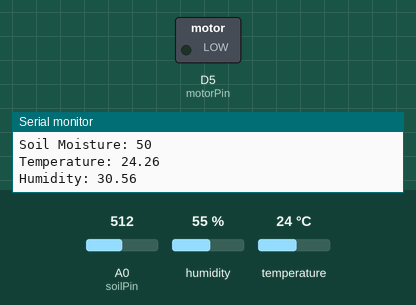
Recording of a sketch running on a simulated ESP8266 (NodeMCU). Shown: switched loads named in the sketch (green lamp = pin HIGH), the last lines printed to the serial monitor. The inputs (shaded band) are chosen by the test bench; at power-on: A0 (soilPin) = 512, humidity 55 %, temperature 24 °C. WiFi joins after 1.5 s; servers stay silent unless stated.

Above: at 6.7 s.
6.8 s: A0 (soilPin) set to 545
20.8 s: A0 (soilPin) set to 576
32.2 s: A0 (soilPin) set to 511
At 32.7 s:
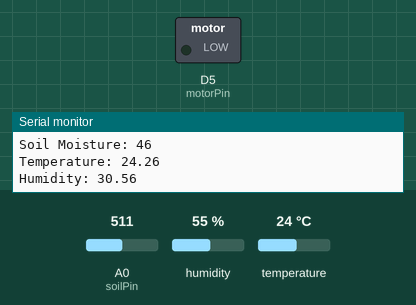
43.6 s: A0 (soilPin) set to 716
At 51.9 s:
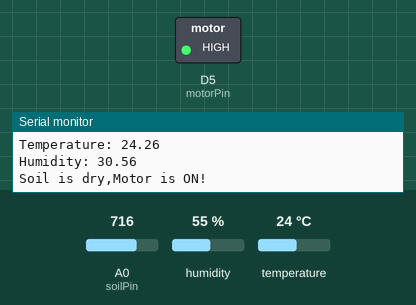
Timing chart, 0 to 53.4 s (numbered marks = the images above; inputs shaded):
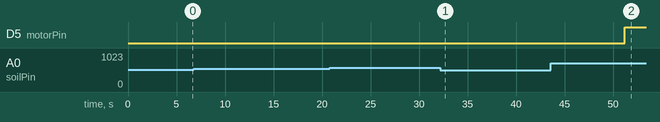

The sketch:

soil_temp_humi_code.ino
```cpp
#include <ESP8266WiFi.h>
#include <SPI.h>
#include <Wire.h>
#include <DHT.h>  // Including library for dht
#define DHTPIN D4          //pin where the dht11 is connected
DHT dht(D4, DHT11);
String apiKey = "7QG3VTURR20M3M4G"; // Enter your Write API key from ThingSpeak
const char *ssid = "pesu_iot";     // replace with your wifi ssid and wpa2 key
const char *pass = "Pesuiot@1108";
const char* server = "api.thingspeak.com";
const int motorPin = D5;
const int soilPin = A0;

WiFiClient client;

 void setup() {
  Serial.begin(115200);
  pinMode(A0, INPUT);
  pinMode(motorPin, OUTPUT);
  digitalWrite(motorPin, LOW);
  WiFi.disconnect();
  delay(10);

  dht.begin();
  WiFi.begin(ssid, pass);

    while (WiFi.status() != WL_CONNECTED)
  {
  delay(500);
  }
    Serial.println("");
    Serial.println("WiFi connected");
    delay(4000);
}
void loop()
{
  int soil=(100.00-((analogRead(soilPin) / 1024.00) * 100.00));
  float h = dht.readHumidity((D4)-32)*5/9;
  float t = dht.readTemperature(D4)/3.1;

if (soil < 45){
    digitalWrite(motorPin, HIGH);
    Serial.print("Soil is dry,Motor is ON!\n");//turn on motor
    delay(15000);
    digitalWrite(motorPin, LOW);
    Serial.print("Soil is wet, Motor is OFF!\n");
  }
  if (client.connect(server, 80)) // "184.106.153.149" or api.thingspeak.com
  {
    String postStr = apiKey;
      postStr += "&field1=";
      postStr += String(soil);
      postStr += "&field2=";
      postStr += String(t);
      postStr += "&field3=";
      postStr += String(h);
      postStr += "\r\n\r\n\r\n\r\n";

    client.print("POST /update HTTP/1.1\n");
    client.print("Host: api.thingspeak.com\n");
    client.print("Connection: close\n");
    client.print("X-THINGSPEAKAPIKEY: " + apiKey + "\n");
    client.print("Content-Type: application/x-www-form-urlencoded\n");
    client.print("Content-Length: ");
    client.print(postStr.length());
    client.print("\n\n");
    client.print(postStr);
    Serial.print("Soil Moisture: "); //Displaying the temperature in serial monitor
    Serial.print(soil);
    Serial.print("\n");
    Serial.print("Temperature: ");
    Serial.println(t);
    Serial.print("Humidity: ");
    Serial.println(h);
  }
    client.stop();
    delay(15000);
}
```

Measured:
- after the input at 6.8 s, every drawn part: stays the same
- after the input at 32.2 s, D5 (motorPin): stays LOW (without the input it goes to HIGH after 3.8 s)
- after the input at 43.6 s, D5 (motorPin): LOW → HIGH after 7.6 s
